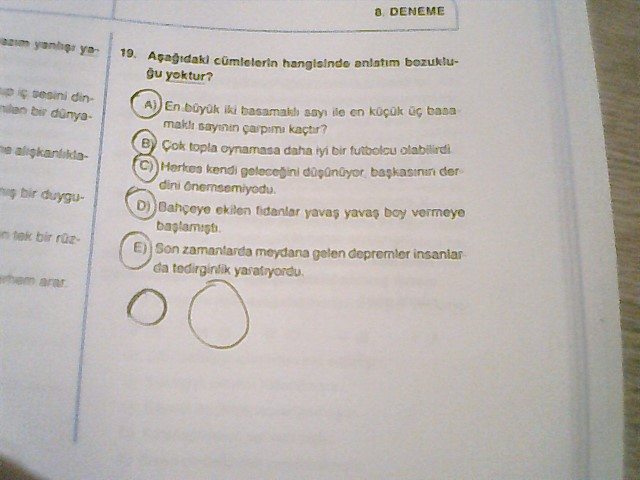
#> input picture lib/detect_chics/can_shape_3.jpg, 640 x 480 px
$ python foto.py
#> lines starting #> are read from the running program, lines starting #| are printed output that depends on the picture; after the words box and inside, x2 and y2 are one past the last pixel; in counts of white or black regions, pixels touching at a corner belong together
#> further down, image is the input picture: shape (480, 640, 3); mean B, G, R 178.6, 182.4, 187.8
import cv2
import numpy as np

def detect_circles(image):
    # Convert the image to grayscale
    gray = cv2.cvtColor(image, cv2.COLOR_BGR2GRAY)
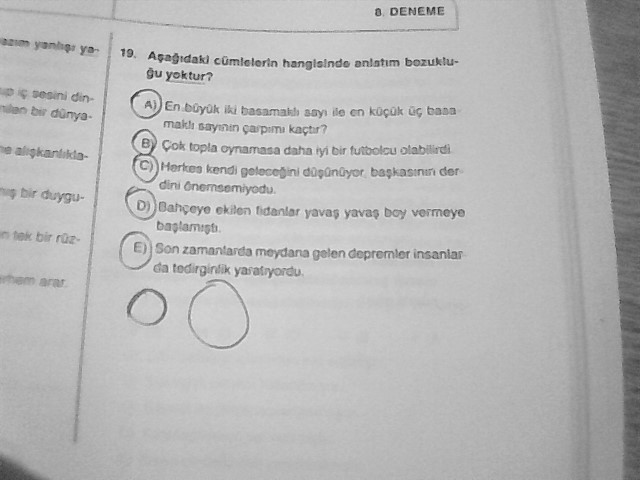
#> gray: shape (480, 640); min 33, max 244, mean 183.6


    # Apply a Gaussian blur to the grayscale image
    blurred = cv2.GaussianBlur(gray, (5, 5), 0)

    thresh1 = cv2.adaptiveThreshold(gray, 255, cv2.ADAPTIVE_THRESH_MEAN_C, cv2.THRESH_BINARY, 199, 5)
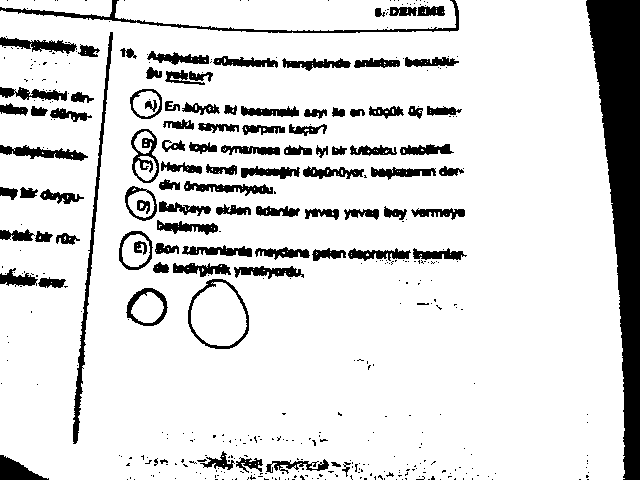
#> thresh1: shape (480, 640); 86.2% white; 427 black regions (332 under 20 px), largest, box (x1, y1, x2, y2) and area: (586, 0, 640, 480) 13607, (73, 32, 113, 444) 1592, (0, 0, 459, 33) 1492


    # Use Canny edge detectionz
    canny = cv2.Canny(thresh1, 50, 150)
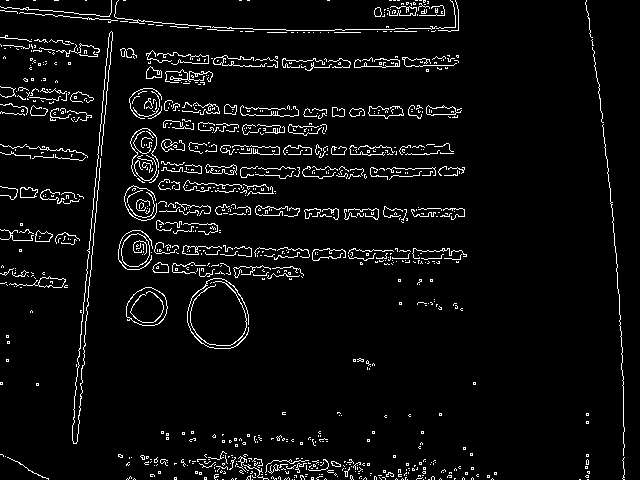
#> canny: shape (480, 640); 4.9% white in thin lines or dots

    # Use the HoughCircles method to detect circles
    circles = cv2.HoughCircles(thresh1, cv2.HOUGH_GRADIENT, 1, 100, param1=100, param2=20, minRadius=10, maxRadius=50)
#> circles = [[220.5, 314.5, 33.3], [173.5, 150.5, 42.7], [134.5, 252.5, 16.9], [273.5, 171.5, 43.8], [53.5, 78.5, 40.4], [425.5, 14.5, 13.6]]

    # Draw circles on the original image
    if circles is not None:
        circles = np.round(circles[0, :]).astype("int")
#> circles = [[220, 314, 33], [174, 150, 43], [134, 252, 17], [274, 172, 44], [54, 78, 40], [426, 14, 14]]
        for (x, y, r) in circles:
            cv2.circle(image, (x, y), r, (0, 255, 0), 4)
#> this loop made 6 passes
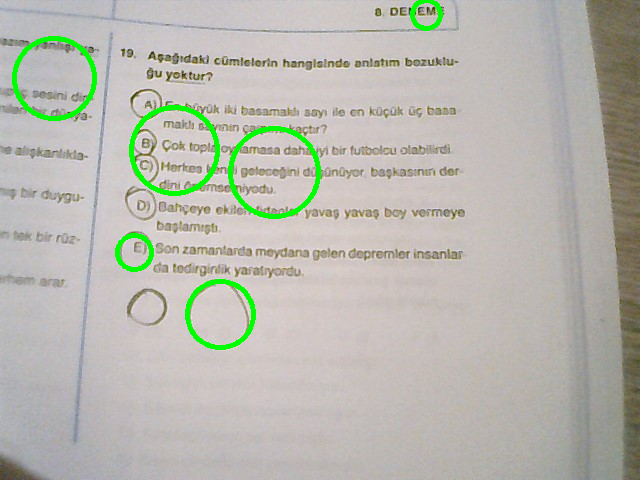
#> image: shape (480, 640, 3); 1.94% of pixels changed, all inside (x1, y1, x2, y2) = (12, 0, 443, 350)

    # Return the original image with circles drawn on it
    return thresh1

# Read the image from file
image = cv2.imread('can_shape_3.jpg')

# Detect circles in the image
detected_image = detect_circles(image)

# Display the original image with circles drawn on it

cv2.imshow('Detected Circles', detected_image)
cv2.waitKey(0)
cv2.destroyAllWindows()

$ run again, with lib/detect_chics/can_shape_2.jpg copied over lib/detect_chics/can_shape_3.jpg
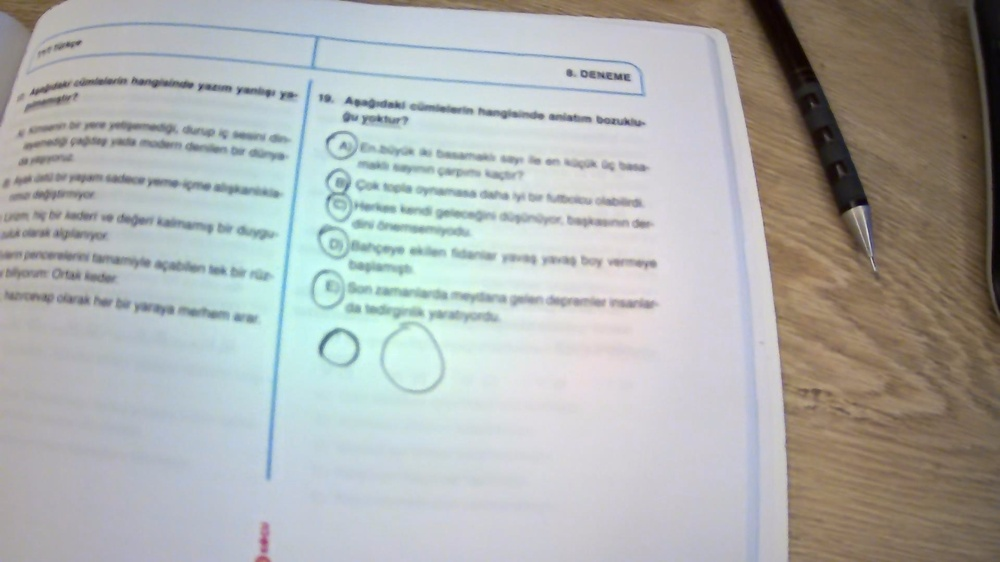
#> input picture lib/detect_chics/can_shape_2.jpg, 1000 x 562 px, shrunk from 1920 x 1080 before the run
#> image is the input picture: shape (562, 1000, 3); mean B, G, R 174.3, 176.2, 173.7
#> in detect_circles, `thresh1 = cv2.adaptiveThreshold(gray, 255, cv2.ADAPTIVE_THRESH_MEAN_C,..`:
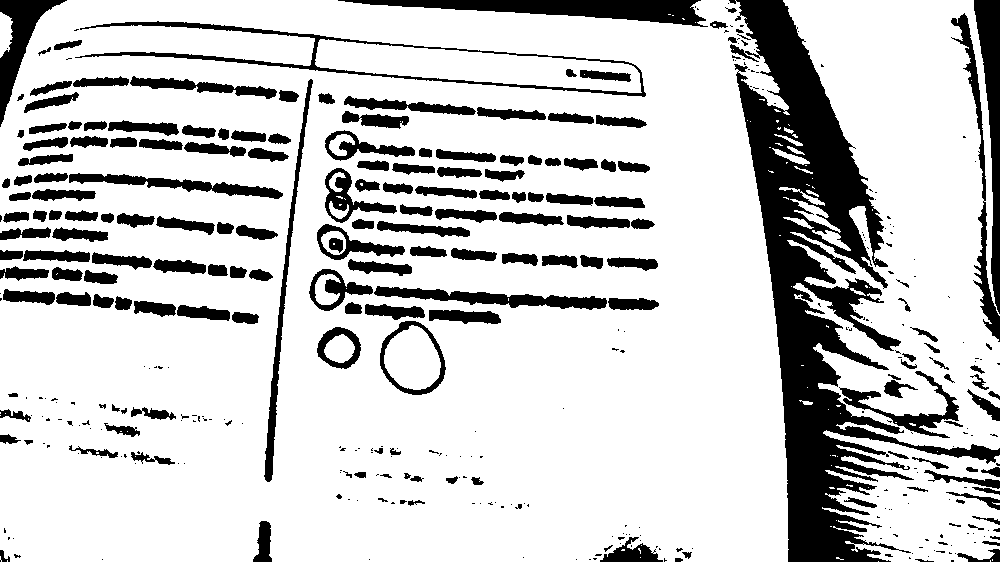
#> thresh1: shape (562, 1000); 79.7% white; 407 black regions (218 under 20 px), largest, box (x1, y1, x2, y2) and area: (729, 0, 1000, 562) 41586, (338, 0, 708, 27) 4710, (974, 0, 1000, 314) 3655
#> canny: shape (562, 1000); 4.9% white in thin lines or dots
#> in detect_circles, `circles = cv2.HoughCircles(thresh1, cv2.HOUGH_GRADIENT, 1, 100, param1..`: circles = [[416.5, 356.5, 37.3], [870.5, 445.5, 33.8], [326.5, 291.5, 18.3], [362.5, 187.5, 35], [831.5, 277.5, 34.9], [976.5, 518.5, 23.5], [74.5, 255.5, 17.9], [211.5, 107.5, 26]]
#> in detect_circles, `circles = np.round(circles[0, :]).astype("int")`: circles = [[416, 356, 37], [870, 446, 34], [326, 292, 18], [362, 188, 35], [832, 278, 35], [976, 518, 24], [74, 256, 18], [212, 108, 26]]
#> the loop in detect_circles, `for (x, y, r) in circles:` made 8 passes
#> after the loop in detect_circles, `for (x, y, r) in circles:`:
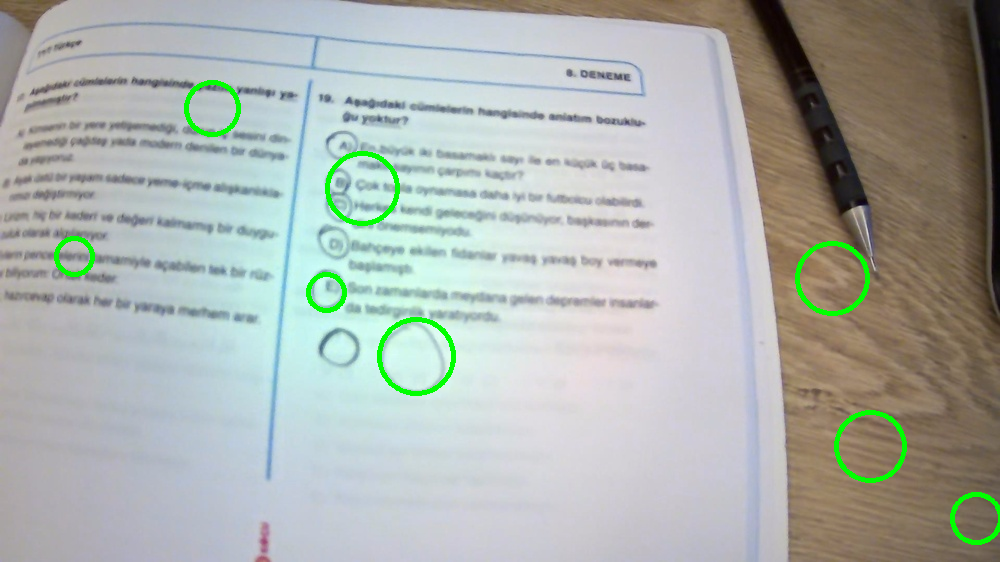
#> image: shape (562, 1000, 3); 1.26% of pixels changed, all inside (x1, y1, x2, y2) = (54, 80, 1000, 545)

$ run again, with lib/detect_chics/can_shape.jpg copied over lib/detect_chics/can_shape_3.jpg
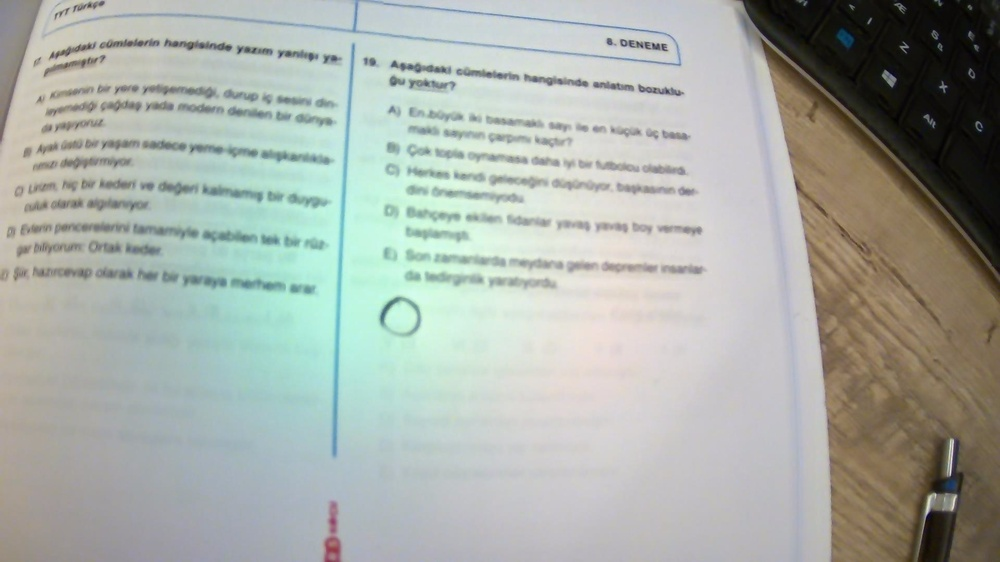
#> input picture lib/detect_chics/can_shape.jpg, 1000 x 562 px, shrunk from 1920 x 1080 before the run
#> image is the input picture: shape (562, 1000, 3); mean B, G, R 167.2, 173.7, 167.9
#> in detect_circles, `thresh1 = cv2.adaptiveThreshold(gray, 255, cv2.ADAPTIVE_THRESH_MEAN_C,..`:
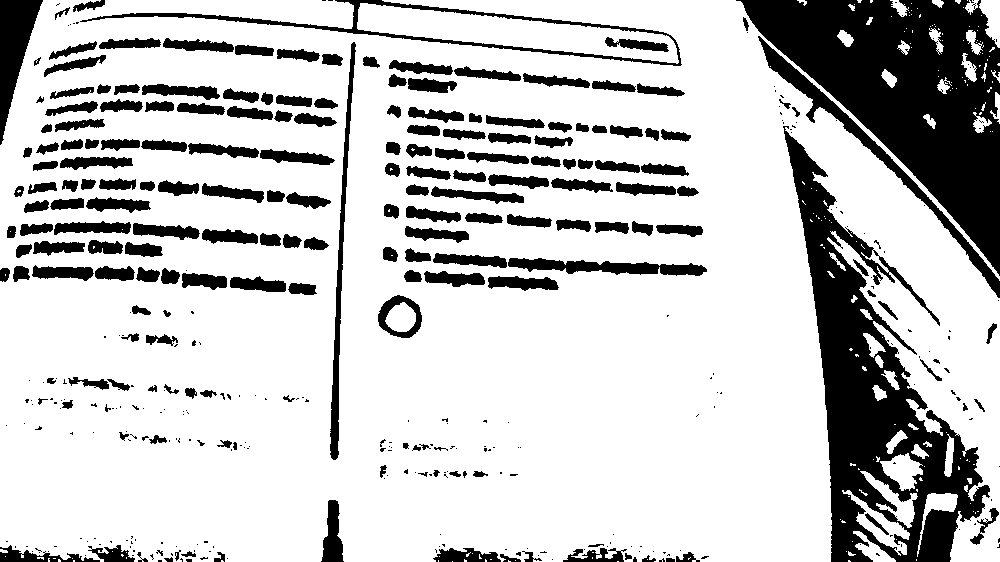
#> thresh1: shape (562, 1000); 77.7% white; 421 black regions (226 under 20 px), largest, box (x1, y1, x2, y2) and area: (736, 0, 1000, 276) 32388, (783, 126, 990, 562) 29066, (758, 36, 1000, 298) 3597
#> canny: shape (562, 1000); 4.6% white in thin lines or dots
#> in detect_circles, `circles = cv2.HoughCircles(thresh1, cv2.HOUGH_GRADIENT, 1, 100, param1..`: circles = [[896.5, 493.5, 38.3], [403.5, 320.5, 16.9], [65.5, 233.5, 34.9], [73.5, 74.5, 29.4], [446.5, 130.5, 18.6], [850.5, 220.5, 20.2]]
#> in detect_circles, `circles = np.round(circles[0, :]).astype("int")`: circles = [[896, 494, 38], [404, 320, 17], [66, 234, 35], [74, 74, 29], [446, 130, 19], [850, 220, 20]]
#> the loop in detect_circles, `for (x, y, r) in circles:` made 6 passes
#> after the loop in detect_circles, `for (x, y, r) in circles:`:
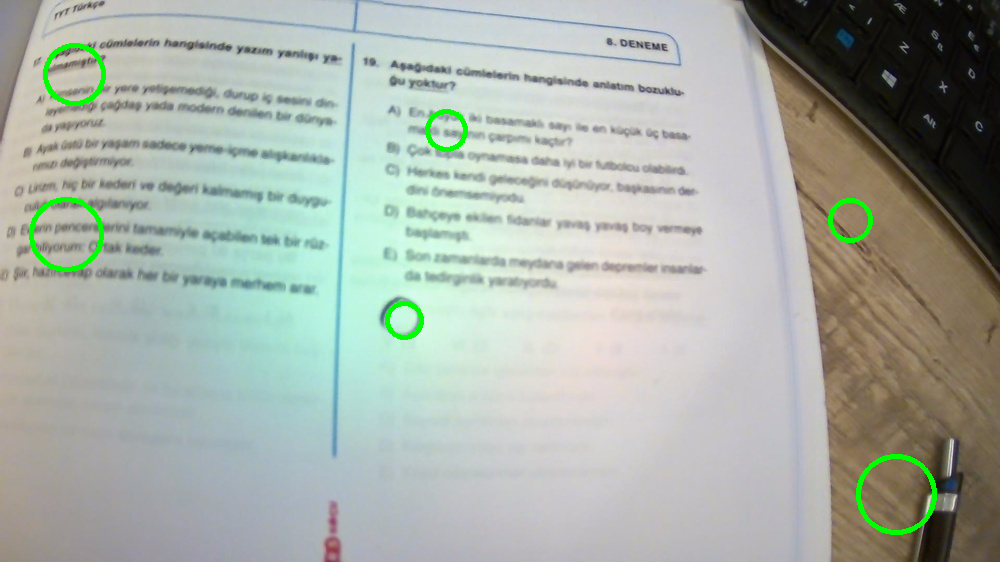
#> image: shape (562, 1000, 3); 0.88% of pixels changed, all inside (x1, y1, x2, y2) = (29, 43, 937, 535)
